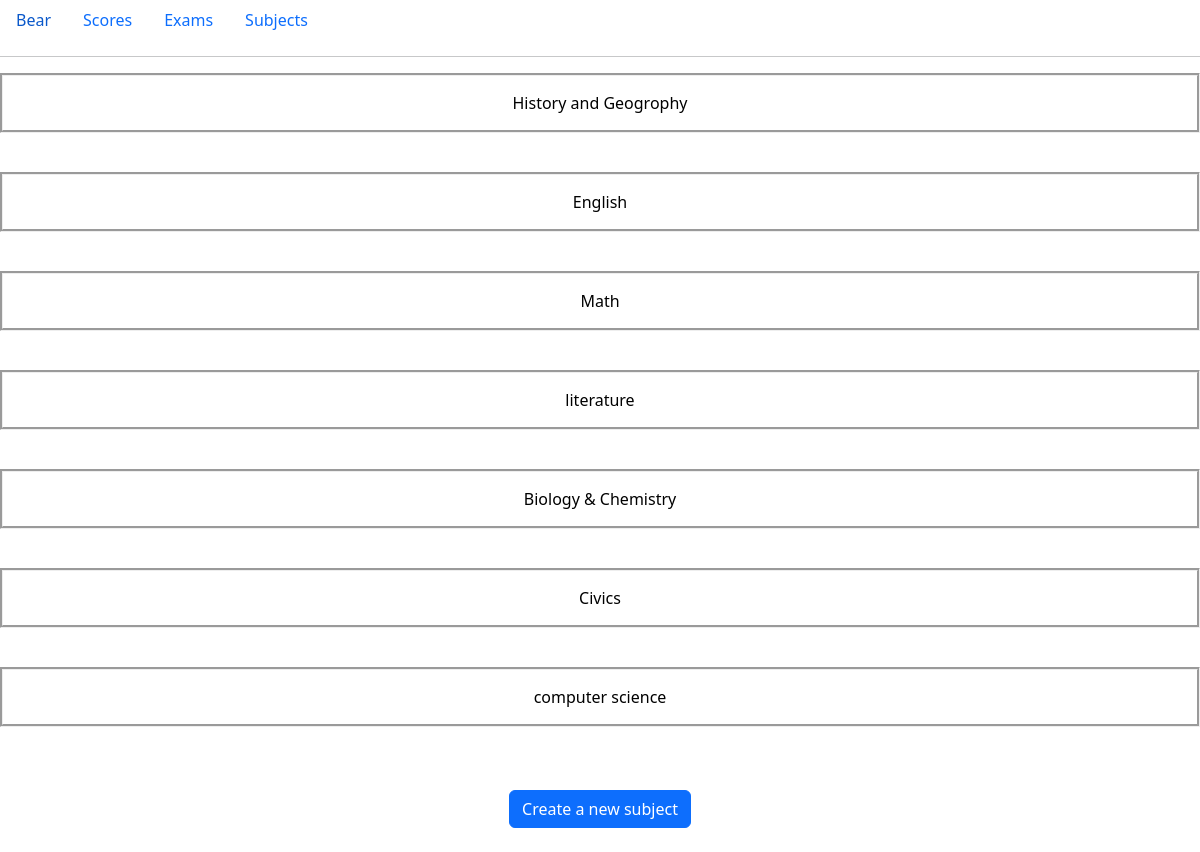
The page /subjects on the database as committed earlier.
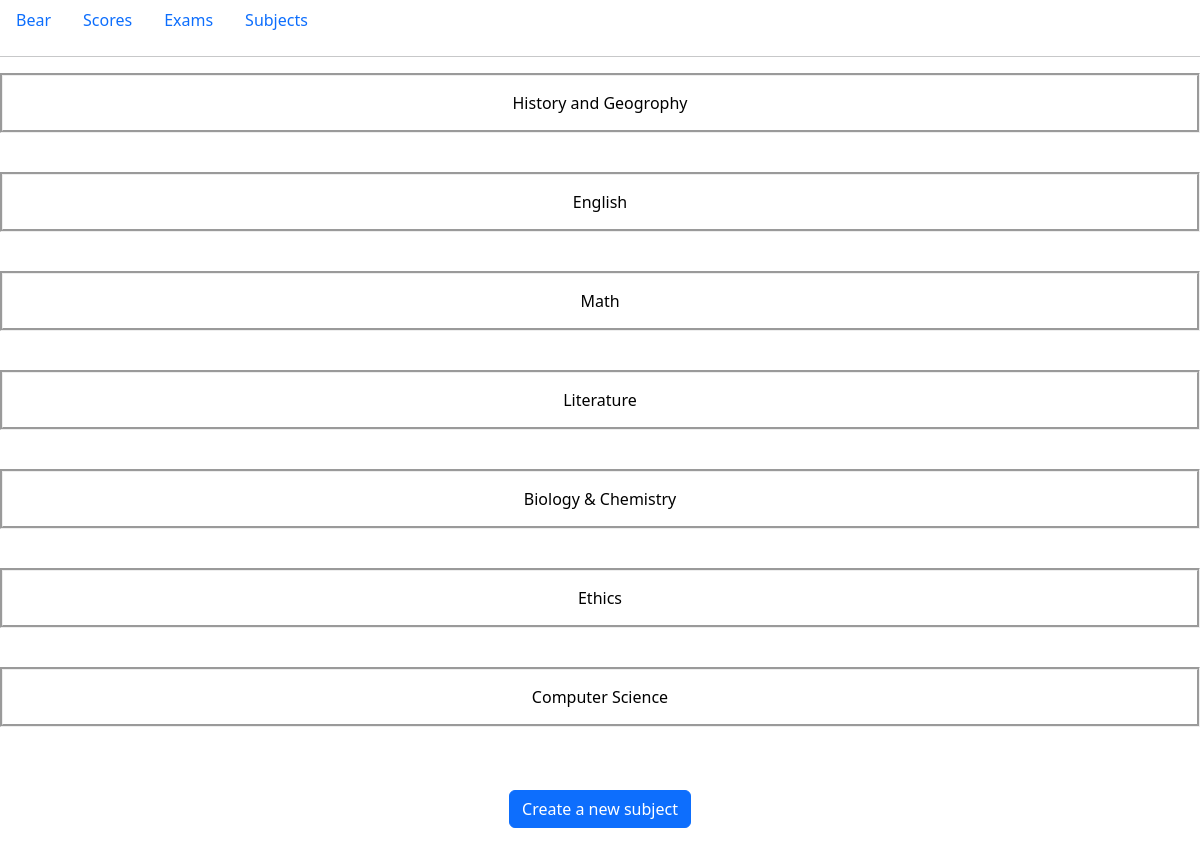
The same page on the database as committed later.
### learning/models.py (models this page shows, shortened)
class Subject(models.Model):
    name = models.CharField(max_length=1000)
    avg_point = models.FloatField(blank=True, null=True)

### learning/views.py (the view)
# urls.py: path("subjects", views.subjects, name="subjects")
def subjects(request):
    if request.method == "POST":
        name = str(request.POST.get('name')).capitalize()
        Subject.objects.create(name=name)
        return HttpResponseRedirect(reverse('subject', args=[Subject.objects.last().id]))
    else:
        return render(request, "learning/subjects.html", {
        "subjects": Subject.objects.all()
    })

### learning/templates/learning/subjects.html (shortened to what this page needs)
{% extends 'learning/layout.html' %}
{% block body %}
{% if subjects %}
{% for subject in subjects %}
<a href="{% url 'subject' subject.id %}"><div>{{subject.name}}</div></a>
<Br>
{% endfor %}
{% else %}
<h2>You have created no subject!</h2>
{% endif %}
<br>
<button class="btn btn-primary">Create a new subject</button>
<br><br>
{% endblock %}

Rows that differ between the two databases and show on the page:
changed Subject: name "literature" → "Literature"
changed Subject: name "Civics" → "Ethics"
changed Subject: name "computer science" → "Computer Science"
